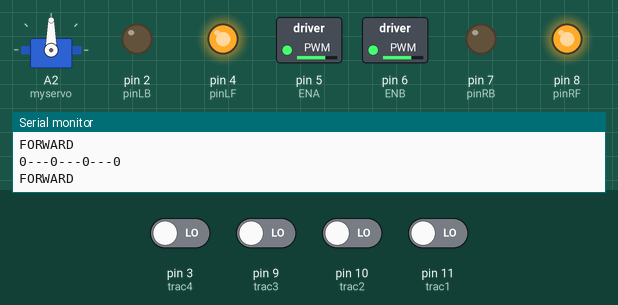
A sketch run on a simulated Arduino Uno, built with avr-gcc and run on an emulated ATmega328P. Shown: servo, switched loads named in the sketch (green lamp = pin HIGH), output pins drawn as LEDs (lit = HIGH), the last lines printed to the serial monitor. Inputs (shaded band) come from the test bench; at power-on: pin 3 (trac4), pin 9 (trac3), pin 10 (trac2), pin 11 (trac1) LOW.

Above: at 1.2 s.
1.3 s: pin 3 (trac4) driven HIGH
At 2.2 s:
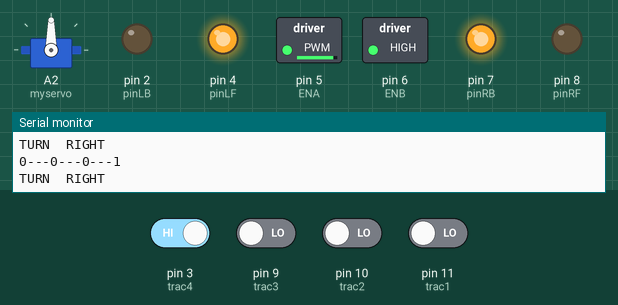
2.8 s: pin 9 (trac3) driven HIGH
At 3.8 s:
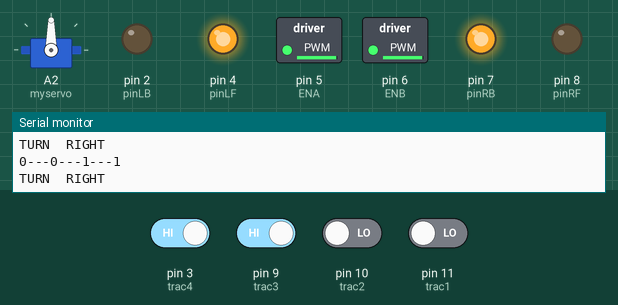
5.8 s: pin 3 (trac4) driven LOW and pin 9 (trac3) driven LOW and pin 10 (trac2) driven HIGH and pin 11 (trac1) driven HIGH
At 7.0 s:
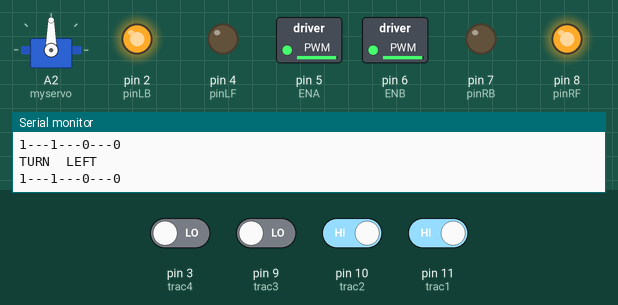
7.3 s: pin 10 (trac2) driven LOW
At 8.0 s:
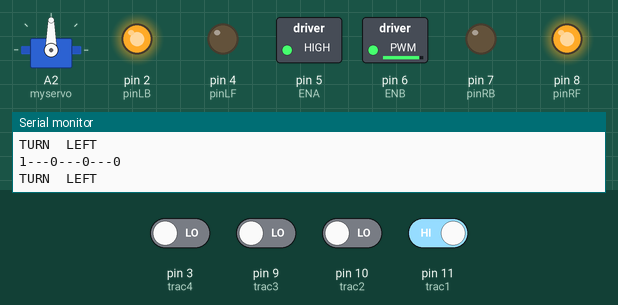
10.3 s: pin 11 (trac1) driven LOW
At 11.5 s:
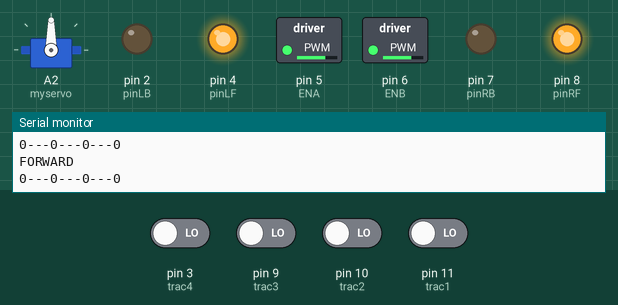
13.3 s: pin 11 (trac1) driven HIGH
At 13.7 s:
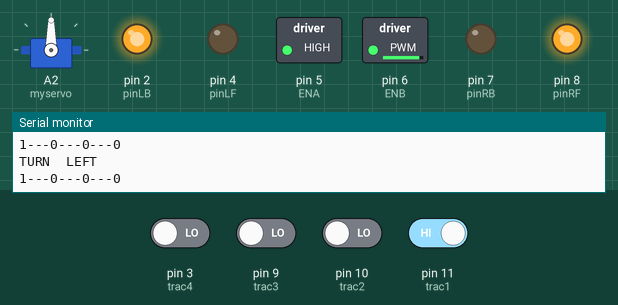
Timing chart, 0 to 15.8 s (numbered marks = the images above; inputs shaded):
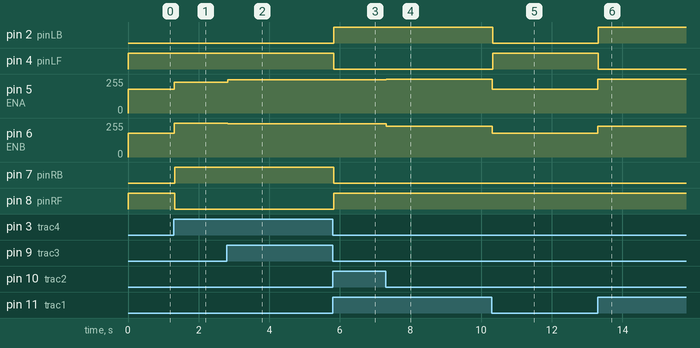

The sketch:

Lesson_10_Line_Tracking_Car.ino
```cpp
#include <Servo.h>
#define STOP      0
#define FORWARD   1
#define BACKWARD  2
#define TURNLEFT  3
#define TURNRIGHT 4

#define ENA  5             //pin of controlling speed---- ENA of motor driver board
#define ENB  6            //pin of controlling speed---- ENB of motor driver board
int pinLB=2;             //pin of controlling turning---- IN1 of motor driver board
int pinLF=4;             //pin of controlling turning---- IN2 of motor driver board
int pinRB=7;            //pin of controlling turning---- IN3 of motor driver board
int pinRF=8;            //pin of controlling turning---- IN4 of motor driver board
Servo myservo;

const int trac1 = 11; //Sort from the leftmost direction of the front of the vehicle (sensors)
const int trac2 = 10;
const int trac3 = 9;
const int trac4 = 3;

void setup() {

  Serial.begin(9600);  //initialization Serialport
  myservo.attach(A2);// attaches the servo on A2 to the servo object
  pinMode(pinLB,OUTPUT);  // pin 2
  pinMode(pinLF,OUTPUT);  // pin 4
  pinMode(pinRB,OUTPUT);  // pin 7
  pinMode(pinRF,OUTPUT);  // pin 8
  pinMode(ENA,OUTPUT);    // pin 5(PWM)
  pinMode(ENB,OUTPUT);    // pin 6(PWM)

  myservo.write(90); //Initialize the servo angle to 90 degrees

  pinMode(trac1, INPUT);
  pinMode(trac2, INPUT);
  pinMode(trac3, INPUT);
  pinMode(trac4, INPUT);
}

void loop()
{
  tracing();
}

void tracing()
{
  int data[4];
  data[0] = digitalRead(11);//the left
  data[1] = digitalRead(10);
  data[2] = digitalRead(9);
  data[3] = digitalRead(3);

  //High level - off state (without reflection) - black line - light not on; Low level - reception (reflection) - no black line - light on

  //No black lines detected on either side, straight ahead
  if(!data[0] && !data[1] && !data[2] && !data[3])     //0000 Lighting
  {
    motorRun(FORWARD, 180,180);
  }
  if(!data[0] && data[1] && data[2] && !data[3])   //0110
  {
    motorRun(FORWARD, 180,180);
  }

  //Black line detected on the right, turn right
  if(!data[0] && !data[1] && data[2] && !data[3])    //0010
  {
    motorRun(TURNRIGHT, 250,220);
  }
  if(!data[0] && !data[1] && data[2] && data[3])   //0011
  {
    motorRun(TURNRIGHT, 250,250);
  }
  if(!data[0] && !data[1] && !data[2] && data[3])    //0001
  {
    motorRun(TURNRIGHT, 255,230);
  }

  //Black line detected on the left, turn left
  if(!data[0] && data[1] && !data[2] && !data[3])    //0100
  {
    motorRun(TURNLEFT, 220,250);
  }
  if(data[0] && data[1] && !data[2] && !data[3])   //1100
  {
    motorRun(TURNLEFT, 250,250);
  }
  if(data[0] && !data[1] && !data[2] && !data[3])    //1000
  {
    motorRun(TURNLEFT, 230,255);
  }

  //Black lines detected on both sides indicate a stop
  if(data[0] && data[1] && data[2] && data[3])     //1111
  {
    motorRun(STOP, 0,0);
    while(1);
  }

  Serial.print(data[0]);
  Serial.print("---");
  Serial.print(data[1]);
  Serial.print("---");
  Serial.print(data[2]);
  Serial.print("---");
  Serial.println(data[3]);
}

void motorRun(int cmd,int left_speed,int right_speed)
{
  //Speed
  analogWrite(ENA,right_speed);
  analogWrite(ENB,left_speed);
  //Direction
  switch(cmd)
  {
     case FORWARD:
     Serial.println("FORWARD");
     digitalWrite(pinRB,LOW);  // making motor move towards right rear
     digitalWrite(pinRF,HIGH);
     digitalWrite(pinLB,LOW);  // making motor move towards left rear
     digitalWrite(pinLF,HIGH);
     break;
     case TURNLEFT:
      Serial.println("TURN  LEFT");
      digitalWrite(pinRB,LOW);  //making motor move towards right rear
      digitalWrite(pinRF,HIGH);
      digitalWrite(pinLB,HIGH);
      digitalWrite(pinLF,LOW);  //making motor move towards left front
      break;
     case TURNRIGHT:
      Serial.println("TURN  RIGHT");
      digitalWrite(pinRB,HIGH);
      digitalWrite(pinRF,LOW );   //making motor move towards right front
      digitalWrite(pinLB,LOW);   //making motor move towards left rear
      digitalWrite(pinLF,HIGH);
      break;
     default:
      //If none of the above situations are true, output STOP and all motor outputs are low level
      Serial.println("STOP");
      digitalWrite(pinRB,LOW);
      digitalWrite(pinRF,LOW);
      digitalWrite(pinLB,LOW);
      digitalWrite(pinLF,LOW);
    }
}
```

Measured:
- after the input at 1.3 s, pin 5 (ENA): 180/255 → 230/255 at once; pin 6 (ENB): 180/255 → 255/255 at once; pin 7 (pinRB): LOW → HIGH at once; pin 8 (pinRF): HIGH → LOW at once
- after the input at 2.8 s, pin 5 (ENA): 230/255 → 250/255 at once; pin 6 (ENB): 255/255 → 250/255 at once
- after the input at 5.8 s, pin 2 (pinLB), pin 8 (pinRF): LOW → HIGH at once; pin 4 (pinLF), pin 7 (pinRB): HIGH → LOW at once
- after the input at 7.3 s, pin 5 (ENA): 250/255 → 255/255 at once; pin 6 (ENB): 250/255 → 230/255 at once
- after the input at 10.3 s, pin 2 (pinLB): HIGH → LOW at once; pin 4 (pinLF): LOW → HIGH at once; pin 5 (ENA): 255/255 → 180/255 at once; pin 6 (ENB): 230/255 → 180/255 at once
- after the input at 13.3 s, pin 2 (pinLB): LOW → HIGH at once; pin 4 (pinLF): HIGH → LOW at once; pin 5 (ENA): 180/255 → 255/255 at once; pin 6 (ENB): 180/255 → 230/255 at once
